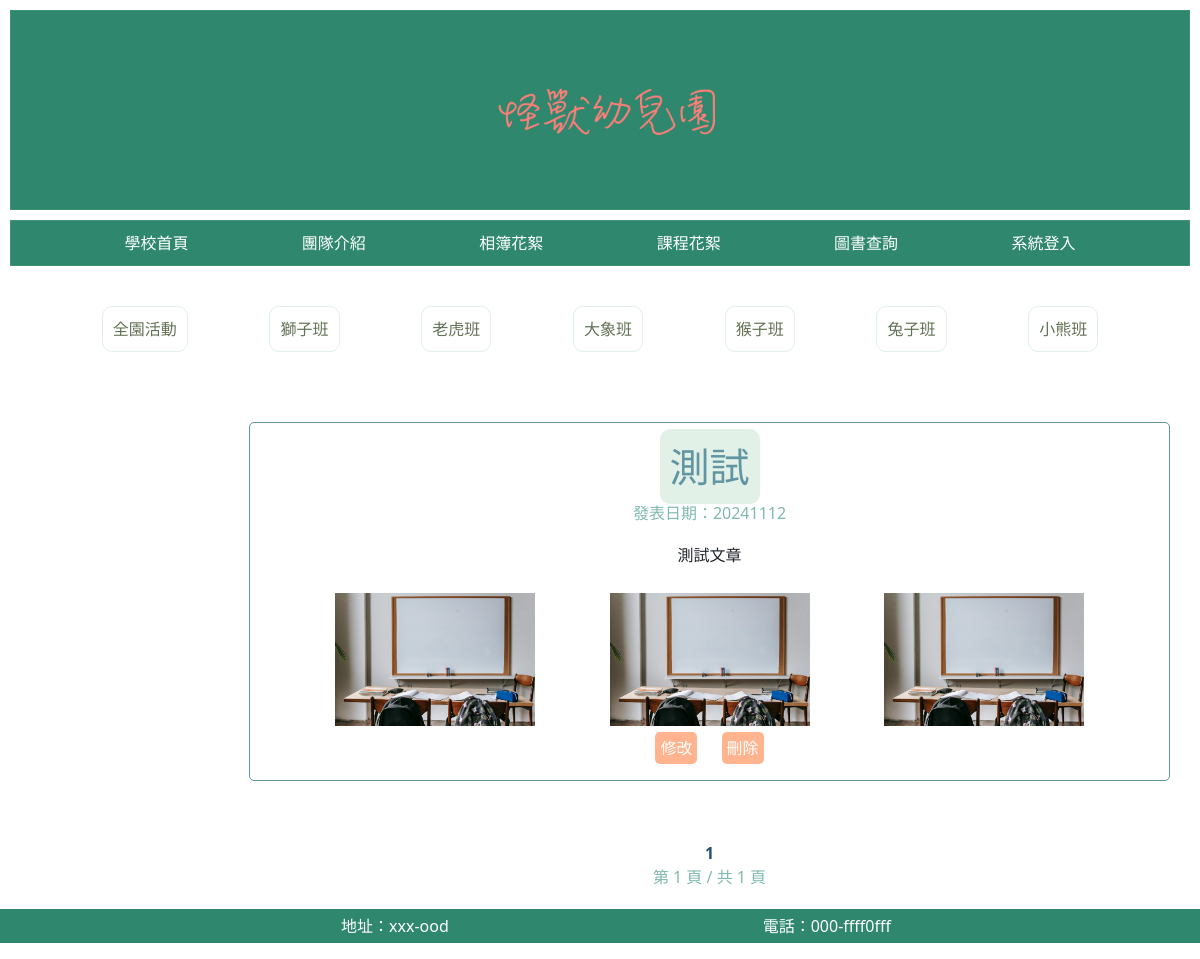
The page /course/獅子班 on the database its author committed.
### blueprints/register/models.py (models this page shows)
class ClassDisplay(db.Model):
    __tablename__ = "班級介紹"
    class_name : Mapped[str] = mapped_column(String,primary_key=True)
    class_teacher1 : Mapped[str] = mapped_column(String)
    class_teacher2 : Mapped[str] = mapped_column(String)

class Course(db.Model):
    __tablename__ = "課程花絮"
    id: Mapped[int] = mapped_column(Integer,primary_key=True)
    posttime: Mapped[str] = mapped_column(String)
    class_ : Mapped[str] = mapped_column(String,nullable=False)
    title : Mapped[str] =mapped_column(String,nullable=False)
    context : Mapped[str] = mapped_column(String,nullable=False)
    picture_path1 : Mapped[str] = mapped_column(String)
    picture_path2: Mapped[str] = mapped_column(String)
    picture_path3 : Mapped[str] = mapped_column(String)

### blueprints/course/route.py (the view)
@course.route("/<string:class_name>", methods=["GET", "POST"])
def class_page(class_name):
    allclass = [item.class_name for item in ClassDisplay.query.all()]
    page = request.args.get("page", 1, type=int)
    posts = Course.query.filter_by(class_=class_name).paginate(page=page, per_page=10, error_out=False)
    return render_template("individual.html", posts=posts.items,
                           pagination=posts, current_page=posts.page, total_pages=posts.pages, allclass=allclass)

### blueprints/register/route.py (called while the page is built)
@register.before_app_request
def create_admin_user():
    if not UserData.query.filter_by(user_name="admin").first():
        admin = UserData(user_name="admin", user_password="admin", user_account="admin")
        db.session.add(admin)
        db.session.commit()
        print("預設管理者帳號已建立：admin / admin")

### blueprints/course/templates/individual.html (shortened to what this page needs)
{% extends "course.html" %}
{% block indiviual%}
<div class="course_content">
    {% if posts %}
    {% for post in posts %}
    <div class="course_items">
        <h1><span class="content_title">{{post.title }}</span></h1>
        <div class="content_date">發表日期：{{post.posttime}}</div>
        <p class="content_p">{{ post.context |safe}}</p>
        <div class="content_img">
            <img src="{{ url_for('static', filename=post.picture_path1) }}" alt="上傳圖片">
            <img src="{{ url_for('static', filename=post.picture_path2) }}" alt="上傳圖片">
            <img src="{{ url_for('static', filename=post.picture_path3) }}" alt="上傳圖片">
        </div>
        <a class="article_edit_a" href="{{url_for('course.course_edit',post_id=post.id)}}">修改</a>
        <a class="article_edit_a" href="{{url_for('course.course_delete',post_id=post.id)}}">刪除</a>
        {% endfor %}
        {% else %}
        <h1><span class="content_title">尚無貼文</span></h1>
        {% endif %}
    </div>
</div>
<div class="pagination">
    <div>
        {% for page_num in range(1, total_pages + 1) %}
        {% if page_num == current_page %}
        <strong class="pagination_a_number">{{ page_num }}</strong>
        {% else %}
        <a class="pagination_a_number" href="{{ url_for('course.index', page=page_num) }}">{{ page_num }}</a>
        {% endif %}
        {% endfor %}
    </div>
    <div>
        <span>第 {{ current_page }} 頁 / 共 {{ total_pages }} 頁</span>
    </div>
</div>
{% endblock %}

### blueprints/course/templates/course.html (shortened to what this page needs)
{% extends "base.html" %}
{% block content%}
{% block edit%}
<div class="course_nav">
    <ul class="course_class">
        <li>
            <a href="{{url_for('course.index') }}">全園活動</a>
        </li>
        {% for class_name in allclass %}
        <li>
            <a href="{{url_for('course.class_page',class_name=class_name) }}">
                {{ class_name }}</a>
        </li>
        {% endfor %}
    </ul>
</div>
<div class="course_container">
    {% block indiviual%}{% endblock %}
{% endblock %}
{% endblock %}

### blueprints/static/style.css (style rules this page uses)
body, html { display: flex; flex-direction: column; height: 100vh; margin: 0; }
.course_container { display:grid; grid-template-column: 5% auto; grid-template-row: auto; margin:10px; }
.course_nav { grid-column-start: 1; grid-column-end: 2; color:#1A4D2E; }
.course_class { display:flex; flex-wrap:wrap; justify-content:space-evenly; margin:20px; padding:10px; list-style:none; }
.course_class li { margin:10px; padding:10px; border-radius:10px; border: 1px solid #E2F1E7; text-align:center; }
.course_nav a { color: #627254; text-decoration:none; }
.course_content { grid-column-start: 2; grid-column-end: 3; margin:20px ; padding-bottom:30px; }
.course_items { margin-top:10px; padding:20px; text-align:center; border:1px solid #6295A2; border-radius:5px; }
.content_title { color:#6295A2; background:#E2F1E7; border-radius:10px; padding:10px; }
.content_date { color:#80B9AD; padding:2px; border-radius:10px; }
.content_p { color:#6295A2; }
.content_img { display:flex; justify-content:space-evenly; }
.content_img img { background:white; object-fit:contains; height:auto; width:200px; margin:10px; }
.article_edit_a { text-decoration:none; background:#FFB38E; border-radius:5px; padding:5px; margin:10px; color:white; }
.pagination { grid-column-start: 2; grid-column-end: 3; display:flex; flex-direction:column; text-align:center; color:#80B9AD; margin:10px; }
.pagination_a_number { color:#265073; text-decoration:none; padding-left:5px; padding-right:5px; }

### rows shown on the page
ClassDisplay: class_name "獅子班"
ClassDisplay: class_name "老虎班"
ClassDisplay: class_name "大象班"
ClassDisplay: class_name "猴子班"
ClassDisplay: class_name "兔子班"
ClassDisplay: class_name "小熊班"
Course: title "測試", posttime "20241112", context "測試文章", picture_path1 (picture), picture_path2 (picture), picture_path3 (picture)

### other values the page prints
{{ page_num }} "1"
{{ current_page }} "1"
{{ total_pages }} "1"
